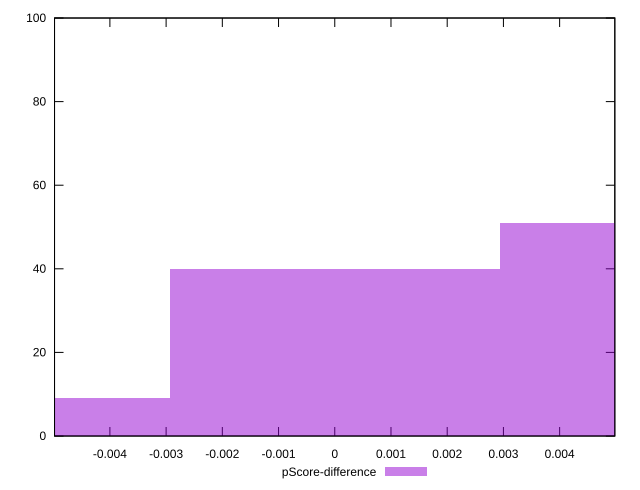

The script that saved this image:
reset

$pScoreDifference <<EOF
-0.00586102884285263 9
0.00586102884285263 51
0 40
EOF

set key outside below
set boxwidth 0.00586102884285263
set xrange [-0.004984681898354548:0.004981625572603066]
set yrange [0:100]
set trange [0:100]
set style fill transparent solid 0.5 noborder
set terminal svg size 640, 490 enhanced background rgb 'white'
set output "reports/report_00033_2021-03-01T14-23-16.841Z/bootup-time/samples/astro-inner-cached/pScore-difference/histogram.svg"

plot $pScoreDifference title "pScore-difference" with boxes

reset
